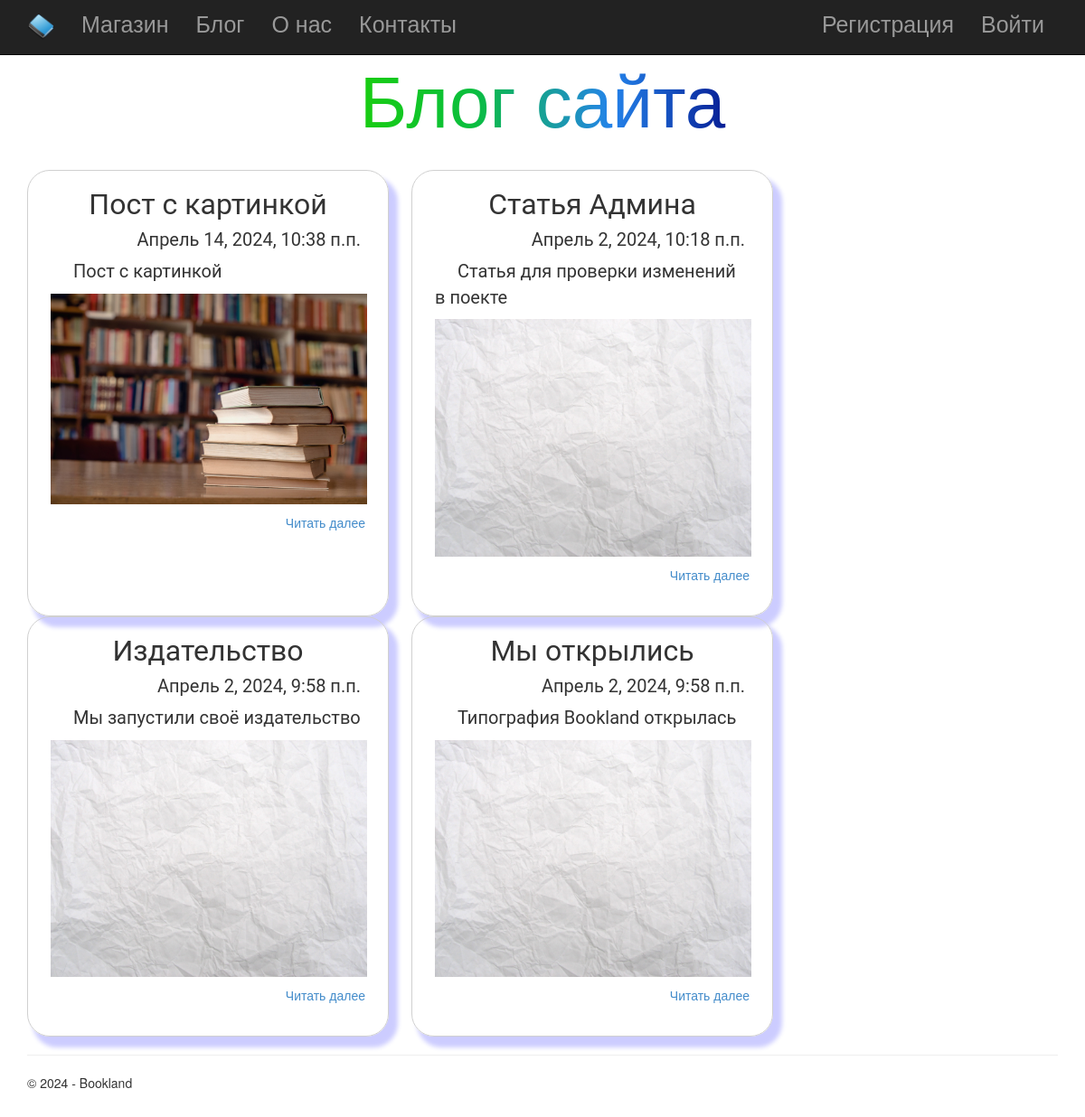
The page /blog/ on the database as committed earlier.
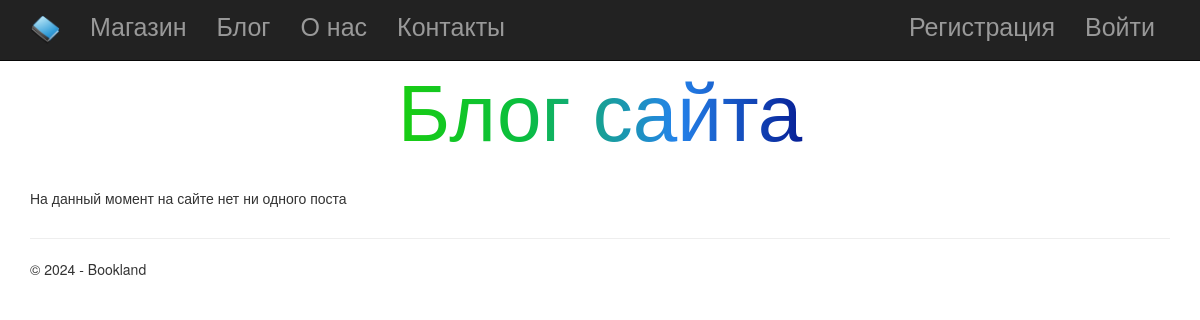
The same page on the database as committed later.
### app/models.py (models this page shows, shortened)
class Blog(models.Model):
    title = models.CharField(max_length = 100, unique_for_date = "posted", verbose_name = "Заголовок")
    description = models.TextField(verbose_name = "Краткое описание")
    content = models.TextField(verbose_name = "Полный текст")
    posted = models.DateTimeField(default = datetime.now(), db_index = True, verbose_name = "Дата публикации")
    author = models.ForeignKey(User, null=True, blank=True, on_delete = models.SET_NULL, verbose_name = "Автор")
    image = models.FileField(verbose_name = "Путь к файлу")
    class Meta:
        db_table = "Posts"
        ordering = ["-posted"]
        verbose_name = "статья блога"
        verbose_name_plural = "статьи блога"

### app/views.py (the view)
# urls.py: path('blog/', views.blog, name='blog'),
def blog(request):
    assert isinstance(request, HttpRequest)
    posts = Blog.objects.all()
    if len(posts) > 0:
        return render(
            request,
            'app/blog.html',
            {
                'title':'Домашняя',
                'posts': posts,
                'year':datetime.now().year,
            }
        )
    else:
        return render(
            request,
            'app/blog.html',
            {
                'title':'Домашняя',
                'posts': '0',
                'year':datetime.now().year,
            }
        )

### app/templates/app/blog.html (shortened to what this page needs)
{% extends "app/layout.html" %}
{% block content %}
<h1 class="title_site" style="text-align: center;">Блог сайта</h1>
<br />
<div style="display:flex; flex-wrap: wrap;">
    {% if posts != '0' %}
        {% for post in posts %}
            <div class="blog_post">
                <h2 class="subtitle_text"> {{post.title}} </h2>
                <h4 class="text" style="text-align:right"> {{post.posted}} </h4>
                <p class="text" style="text-indent: 25px"> {{post.description}} </p>
                {% if post.image %}
                    <img src="{{ post.image.url }}" alt="Картинка!" width="350" />
                {% endif %}
                <p style="margin-block: 10px; float:right"><a href="{% url 'blogpost' parametr=post.id %}"> Читать далее </a> </p>
            </div>
        {% endfor %}
    {% else %}
        <p>На данный момент на сайте нет ни одного поста</p>
    {% endif %}
</div>
{% endblock %}

Rows that differ between the two databases and show on the page:
removed Blog: title "Пост с картинкой", posted "Апрель 14, 2024, 10:38 п.п.", description "Пост с картинкой", image (picture)
removed Blog: title "Статья Админа", posted "Апрель 2, 2024, 10:18 п.п.", description "Статья для проверки изменений в поекте", image (picture)
removed Blog: title "Издательство", posted "Апрель 2, 2024, 9:58 п.п.", description "Мы запустили своё издательство", image (picture)
removed Blog: title "Мы открылись", posted "Апрель 2, 2024, 9:58 п.п.", description "Типография Bookland открылась", image (picture)
Other text that changed with them:
text now shown: "На данный момент на сайте нет ни одного поста"
